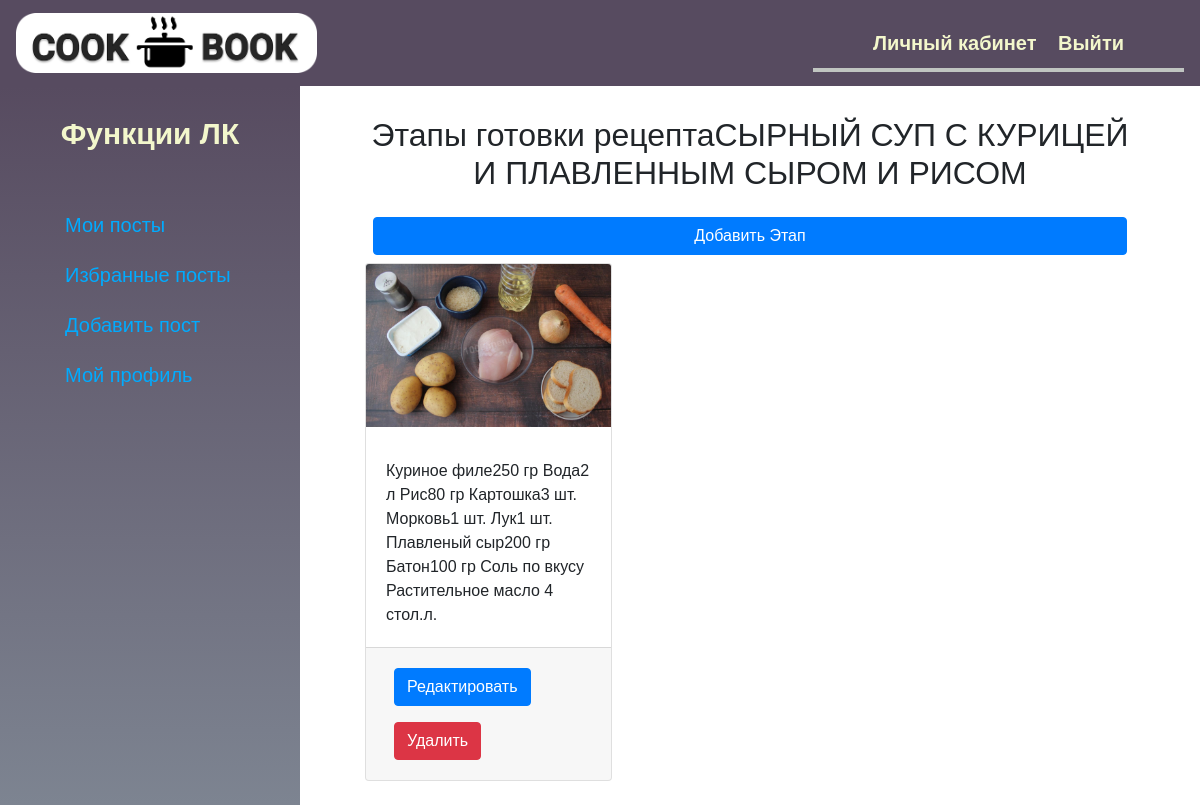
Page /post_points_list/4/ (signed in) on the committed database.
### blog/models.py (models this page shows, shortened)
class Post(models.Model):
    STATUS_CHOICES = (
        ('draft', 'Draft'),
        ('published', 'Published'),
    )
    title = models.CharField(max_length=250,
                             verbose_name='Название поста')
    slug = models.SlugField(max_length=250,
                            unique_for_date='publish')
    author = models.ForeignKey(User,
                               on_delete=models.CASCADE,
                               related_name='blog_posts',
                               verbose_name='Автор')
    short_description = models.CharField(
        max_length=400,
        verbose_name='Краткое описание')
    publish = models.DateTimeField(
        default=timezone.now,
        verbose_name='Дата публикации')
    created = models.DateTimeField(
        auto_now_add=True,
        verbose_name='Дата создания')
    status = models.CharField(max_length=10,
                              choices=STATUS_CHOICES,
                              default='draft',
                              verbose_name='Статус публикации')
    image = models.ImageField(
        upload_to='product_images/',
        blank=False,
        verbose_name='Изображение')
    tags = TaggableManager()
    favourite = models.ManyToManyField(User,
           related_name='fav_posts',blank=True)
    class Meta:
        ordering = ('-publish',)
        verbose_name = 'Публикация'
        verbose_name_plural = 'Публикации'
    def get_absolute_url(self):
        return reverse('blog:post_detail',
                       args=[self.publish.year,
                             self.publish.month,
                             self.publish.day,
                             self.slug,
                             self.id])

class PostPoint(models.Model):
    post = models.ForeignKey(Post,
                             on_delete=models.CASCADE,
                             default=None,
                             verbose_name='Пост этапа готовки',
                             related_name="post_post_points")
    post_point_header = models.CharField(max_length=250,
                                         default='HEADER',
                                         verbose_name='Шапка этапа готовки')
    post_point_text = models.TextField(
        verbose_name='Текст этапа готовки')
    post_point_image = models.ImageField(
        upload_to=save_image, blank=True,
        verbose_name='Изображение этапа готовки'
    )
    class Meta:
        verbose_name = 'Этап готовки'
        verbose_name_plural = 'Этапы готовки'

### blog/views.py (the view)
@login_required
def post_point_list(request, post_id):
    post = get_object_or_404(Post, id=post_id)
    post_points = PostPoint.objects.filter(
        post=post)
    return render(request,
                  'blog/account/post_points.html',
                  {'post': post,
                   'post_points': post_points})

### blog/templates/blog/account/post_points.html (shortened to what this page needs)
{% extends 'blog/base_account.html' %}
{% block account-content %}
    <div class="title-post-point-page">
        <h2 class="text-center mb-4">
            Этапы готовки рецепта{{ post.title }}
        </h2>
        <a href="{% url 'blog:post_point_add' post.id %}"
           class="btn btn-primary m-2 add-point">
            Добавить Этап
        </a>
    </div>
    <div class="card-deck">
        <div class="row row-cols-3 row-cols-md-3">
            {% for p_p in post_points %}
                <div class="col mb-4">
                    <div class="card"
                         style="width:100%">
                        {% if p_p.post_point_image %}
                            <a href="{{ post.get_absolute_url }}">
                                <img src="{{ MEDIA_URL }}
                                          {{ p_p.post_point_image.url }}"
                                 alt="" class="card-img-top">
                            </a>
                        {% else %}
                            <a href="{{ post.get_absolute_url }}">
                                <img src="https://thumbs.dreamstime.com/z/no-image-available-icon-photo-camera-flat-vector-illustration-132483296.jpg"
                                 alt="" class="card-img-top">
                            </a>
                        {% endif %}
                            <div class="card-body">
                                <p class="card-text">
                                     {{ p_p.post_point_text|truncatewords:25}}
                                </p>
                            </div>
                            <div class="card-footer">
                                <a href="" class="btn btn-primary m-2">
                                    Редактировать
                                </a>
                                <a href="" class="btn btn-danger m-2">
                                    Удалить
                                </a>
                            </div>
                    </div>
                </div>
            {% endfor %}
        </div>
    </div>
{% endblock %}

### blog/static/css/style.css (style rules this page uses)
body { margin: 0; padding: 0; font-family:helvetica, sans-serif; }
a { color: #00abff; }
h2 { font-weight: normal; margin: 30px 0 0; }
.add-point { display: block; margin: 0 auto; }

### rows in the picture
Post: title "СЫРНЫЙ СУП С КУРИЦЕЙ И ПЛАВЛЕННЫМ СЫРОМ И РИСОМ"
PostPoint: post_point_image (picture), post_point_text "Куриное филе250 гр Вода2 л Рис80 гр Картошка3 шт. Морковь1 шт. Лук1 шт. Плавленый сыр200 гр Батон100 гр Соль по вкусу Растительное масло 4 стол.л."
